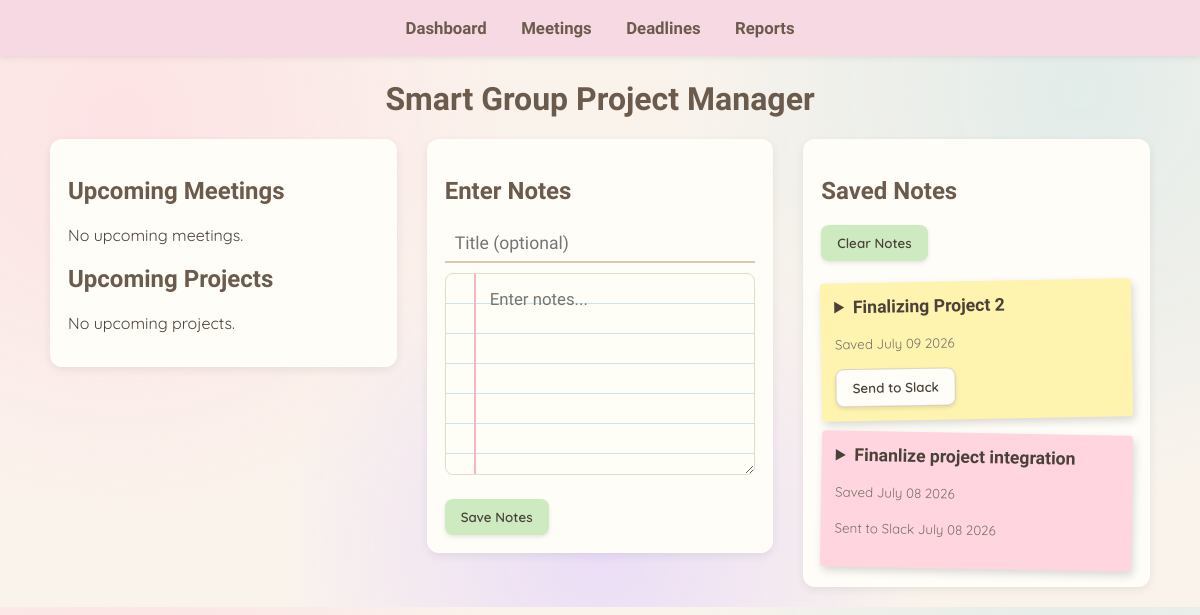
Before: / with the older database file.
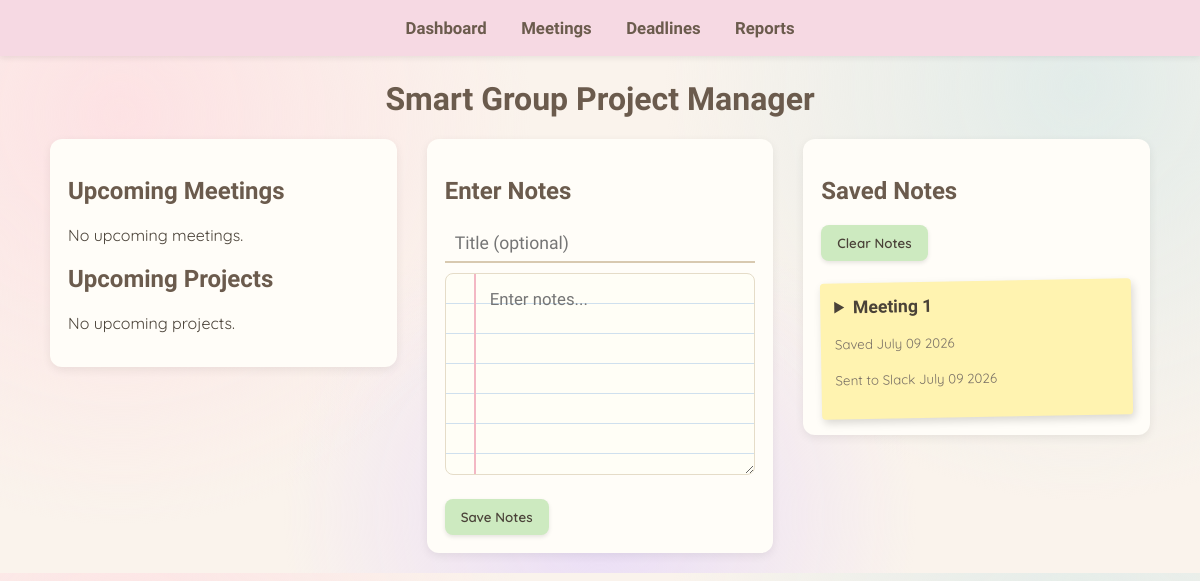
After: the same page with the newer database file.
### tables this page shows
CREATE TABLE meeting_notes (
            id INTEGER PRIMARY KEY AUTOINCREMENT,
            meeting_title TEXT NOT NULL,
            meeting_time TEXT NOT NULL,
            notes TEXT NOT NULL,
            created_at TEXT NOT NULL
        , meeting_id INTEGER, sent_at TEXT);

### app.py (the view, shortened to what this page needs)
@app.route("/")
def home():
    logs = database.get_notification_logs()
    meetings_from_db = []
    deadlines_from_db = []
    available_calendars = []
    show_picker = False
    return render_template(
        "dashboard.html",
        logs=logs,
        meetings=meetings_from_db,
        deadlines=deadlines_from_db,
        show_picker=show_picker,
        available_calendars=available_calendars,
        saved_notes=database.get_general_notes()
    )

### app.py (called while the page is built)
@app.template_filter("pretty_date")
def pretty_date(value):
    try:
        return datetime.fromisoformat(value.replace("Z", "+00:00")).strftime("%B %d %Y")
    except (ValueError, AttributeError):
        return value

### database.py (called while the page is built)
def get_connection():
    conn = sqlite3.connect(DB_PATH)
    conn.row_factory = sqlite3.Row
    return conn

def get_general_notes():
    conn = get_connection()
    rows = conn.execute(
        "SELECT * FROM meeting_notes WHERE meeting_id IS NULL ORDER BY created_at DESC"
    ).fetchall()
    conn.close()
    return [dict(row) for row in rows]

def get_notification_logs(limit=20):
    conn = get_connection()
    rows = conn.execute(
        "SELECT * FROM notification_log ORDER BY id DESC LIMIT ?", (limit,)
    ).fetchall()
    conn.close()
    return [dict(row) for row in rows]

### templates/dashboard.html (shortened to what this page needs)
<!DOCTYPE html>
<html lang="en">
<head>
    <link rel="stylesheet" href="{{ url_for('static', filename='style.css') }}">
    <link rel="stylesheet" href="{{ url_for('static', filename='dashboard.css') }}">
</head>
<body>
<header class="top-nav">
    <nav>
        <a href="{{ url_for('home') }}">Dashboard</a>
        <a href="{{ url_for('meetings') }}">Meetings</a>
        <a href="{{ url_for('deadlines') }}">Deadlines</a>
        <a href="{{ url_for('reports') }}">Reports</a>
    </nav>
</header>
<h1>Smart Group Project Manager</h1>
{% if show_picker %}
<h2>Which calendar should we pull from?</h2>
<p>This can only be set once, so pick carefully.</p>
{% if available_calendars %}
<form method="POST" action="{{ url_for('select_calendar') }}">
    {% for calendar in available_calendars %}
    <div>
        <label>
            <input type="radio" name="calendar_id" value="{{ calendar.id }}" required>
            {{ calendar.name }}
        </label>
    </div>
    {% endfor %}
    <button type="submit">Use this calendar</button>
</form>
{% else %}
<p>No calendars found on this Google account.</p>
{% endif %}
{% else %}
<div class="dashboard-columns">
    <div>
        <h2>Upcoming Meetings</h2>
        {% if meetings %}
            <ul>
                {% for meeting in meetings %}
                    <li>{{ meeting.title }} — {{ meeting.start_time }}</li>
                {% endfor %}
            </ul>
        {% else %}
            <p>No upcoming meetings.</p>
        {% endif %}
        <h2>Upcoming Projects</h2>
        {% if deadlines %}
            <ul>
                {% for deadline in deadlines %}
                    <li>{{ deadline.title }} — Due {{ deadline.due_time | pretty_date }}</li>
                {% endfor %}
            </ul>
        {% else %}
            <p>No upcoming projects.</p>
        {% endif %}
    </div>
    <div class="notepad-input">
        <h2>Enter Notes</h2>
        <form method="POST" action="{{ url_for('add_note') }}">
            <input type="text" name="title" placeholder="Title (optional)">
            <textarea class="lined-paper" name="notes" rows="6" placeholder="Enter notes..." required></textarea>
            <br><br>
            <button type="submit">Save Notes</button>
        </form>
    </div>
    <div>
        <h2>Saved Notes</h2>
        <form method="POST" action="{{ url_for('clear_notes') }}">
            <button type="submit">Clear Notes</button>
        </form>
        <br>
        {% if saved_notes %}
            <div class="notes-grid">
                {% for note in saved_notes %}
                <div class="note-card">
                    <details>
                        <summary>{{ note.meeting_title }}</summary>
                    </details>
                    <p class="note-meta"><small>Saved {{ note.created_at | pretty_date }}</small></p>
                    {% if note.sent_at %}
                        <p class="note-meta"><small>Sent to Slack {{ note.sent_at | pretty_date }}</small></p>
                    {% else %}
                        <form method="POST" action="{{ url_for('send_note_to_slack', note_id=note.id) }}">
                            <button type="submit">Send to Slack</button>
                        </form>
                    {% endif %}
                </div>
                {% endfor %}
            </div>
        {% else %}
            <p>No saved notes yet.</p>
        {% endif %}
    </div>
</div>
{% endif %}
</body>
</html>

### static/style.css (style rules this page uses)
body { font-family: 'Quicksand', sans-serif; background: #faf3ec; background-image: radial-gradient(circle at 10% 20%, #fde2e4 0%, transparent 35%), radial-gradient(circle at 90% 15%, #e2ece9 0%, transparent 35%), radial-gradient(circle at 50% 90%, #eaddf7 0%, transparent 40%); margin: 0; padding: 0; color: #4a4238; }
h1, h2, h3 { font-family: 'Kalam', cursive; color: #6b5b4d; }
h1 { text-align: center; margin-top: 24px; }
.top-nav { background: #f6d9e3; color: #6b5b4d; padding: 18px; text-align: center; box-shadow: 0 2px 6px rgba(0,0,0,0.08); }
.top-nav nav a { color: #6b5b4d; margin: 0 15px; text-decoration: none; font-family: 'Kalam', cursive; font-weight: 700; font-size: 1.05em; }
button { background: #cdeac0; color: #4a4238; padding: 10px 16px; border: none; border-radius: 8px; cursor: pointer; font-family: 'Quicksand', sans-serif; font-weight: 600; box-shadow: 0 2px 4px rgba(0,0,0,0.1); }

### static/dashboard.css (style rules this page uses)
.dashboard-columns { display: flex; gap: 30px; margin: 20px auto; max-width: 1100px; padding: 0 20px; align-items: flex-start; flex-wrap: wrap; }
.dashboard-columns > div { background: #fffdf8; border-radius: 12px; padding: 18px; box-shadow: 0 3px 10px rgba(0,0,0,0.07); flex: 1; min-width: 260px; }
.notepad-input input[type="text"] { width: 100%; box-sizing: border-box; font-family: 'Kalam', cursive; font-size: 1.1em; padding: 8px 10px; border: none; border-bottom: 2px solid #d8c9b0; background: transparent; margin-bottom: 10px; }
.lined-paper { width: 100%; box-sizing: border-box; font-family: 'Kalam', cursive; font-size: 1.05em; line-height: 30px; padding: 10px 14px 10px 44px; background-color: #fffef6; background-image: linear-gradient(90deg, transparent 28px, #f3b8c4 28px, #f3b8c4 30px, transparent 30px), repeating-linear-gradient(#fffef6, #fffef6 29px, #cfe0ee 29px, #cfe0ee 30px); border: 1px solid #e5dcc8; border-radius: 8px; resize: vertical; }
.notes-grid { display: flex; flex-direction: column; gap: 14px; }
.note-card { border-radius: 4px; padding: 14px; box-shadow: 2px 4px 8px rgba(0,0,0,0.15); font-family: 'Kalam', cursive; transform: rotate(-1deg); }
.note-card:nth-child(5n+1) { background: #fff3b0; }
.note-card summary { font-weight: 700; cursor: pointer; font-size: 1.1em; }
.note-card p { font-family: 'Quicksand', sans-serif; }
.note-meta { font-family: 'Quicksand', sans-serif; color: #7a7166; }

Changed rows visible on the page:
removed meeting_notes: meeting_title "Finalizing Project 2", created_at|pretty_date "July 09 2026"
removed meeting_notes: meeting_title "Finanlize project integration", created_at|pretty_date "July 08 2026", sent_at|pretty_date "July 08 2026"
added meeting_notes: meeting_title "Meeting 1", created_at|pretty_date "July 09 2026", sent_at|pretty_date "July 09 2026"
